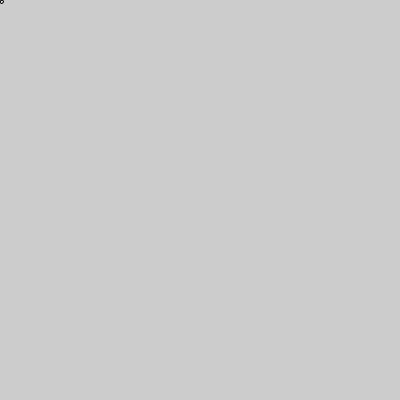
Frame 1 (no input)
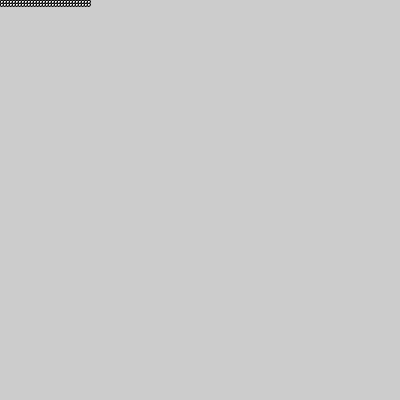
Frame 60 (the mouse pressed at the canvas centre just before this capture)
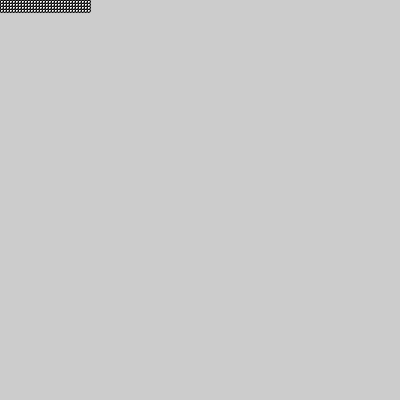
Frame 120 (the mouse held since frame 60 and released just before this capture)

The Processing sketch that drew these frames (run headless with seeded random() and noise(); from frame 60 on, the mouse is pressed at the canvas centre):

// Processing sketch: task5
// ── task5.pde
/* 
The code in this sketch will not compile, as it referes to varables which have not yet been declared 
Please complete task 5 to get this to compile.
*/
int numberOfCircles = 30; //5.b jeg har erklæret variablen med int
int circleSize = width/numberOfCircles; //5.a jeg har erklæret variablen circleSize, med dataypen int

int counter = 0; //5.d Har erklæret variblerne counter og rowCounter med datatypen int og givet dem globalt værdi med 0
int rowCounter = 0;
void setup(){
   size(400,400);
  
ellipseMode(CORNER);
  
}
void draw(){
  
 
int x = circleSize*counter; //5.c Har erklæret varblerne x og y med int
int y = circleSize*rowCounter;
 
 // Un-comment this line after completing step 6.a 
 // fill(red,green,blue);
   
ellipse(x,y,circleSize,circleSize);
  
  // Explaining conditional assignments. 
  // First part before the ?-mark, is a conditional. 
  // If this is true, the value after the ?-mark will be assigned. 
  // If not, the last value will.
  counter =  frameCount % numberOfCircles == 0 ? 0 : counter+1;
  rowCounter =  counter==0 ? rowCounter+1:rowCounter;
  
  
  // Explaining the modulus operator
  // Modulus is what is left when you divide one int with another int.
  // 1 % 3 = 1 (3 people can't share 1 apple without cutting it, so 1 apple is left)
  // 2 % 3 = 2
  // 3 % 3 = 0
 
  //Add the code for 6.c here
  
}
